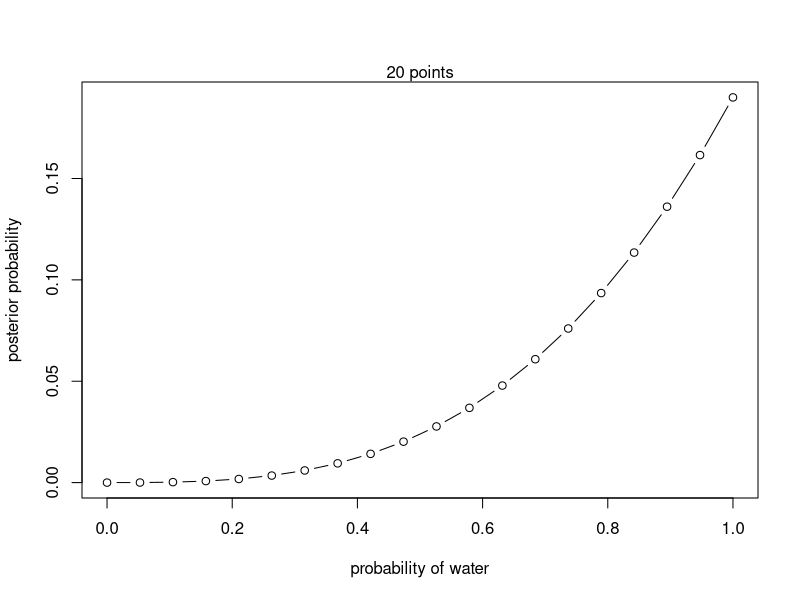
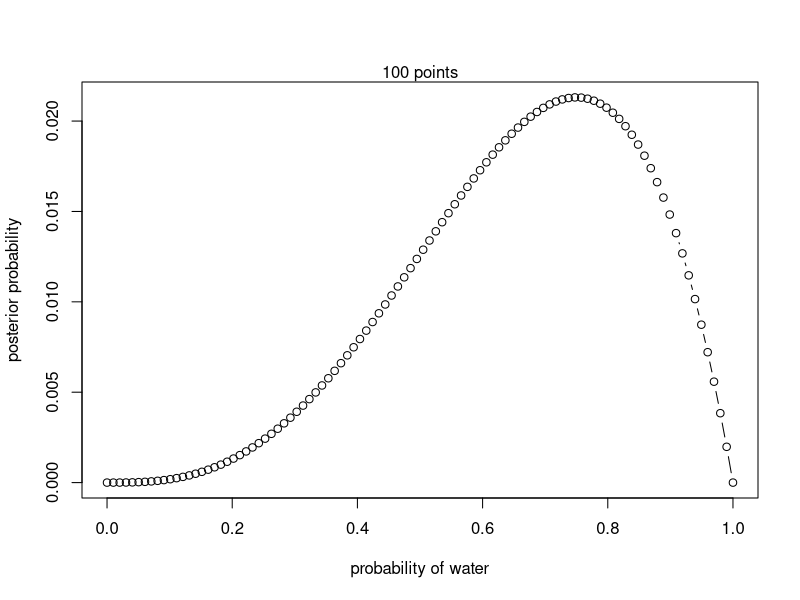
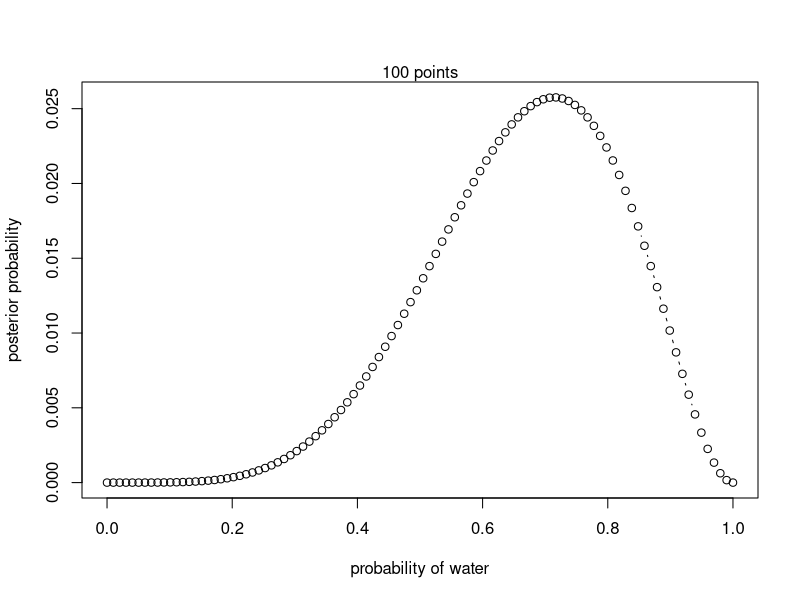
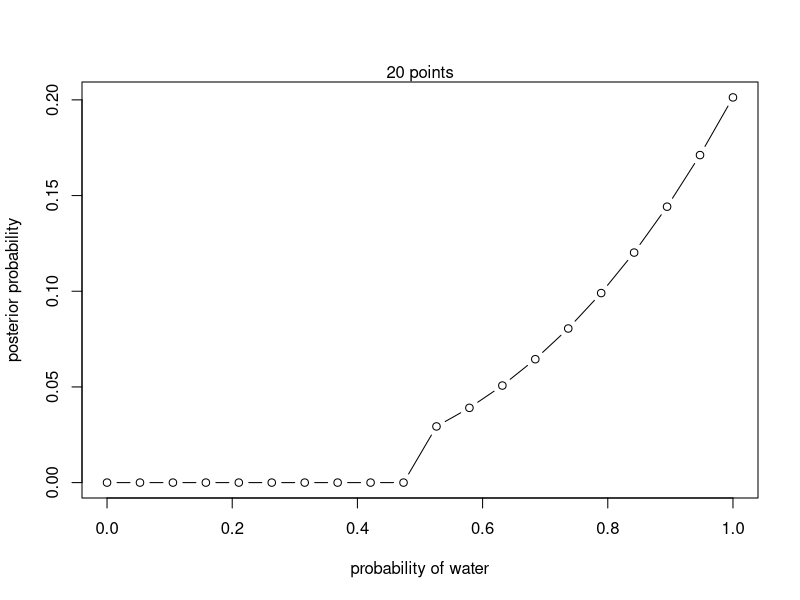
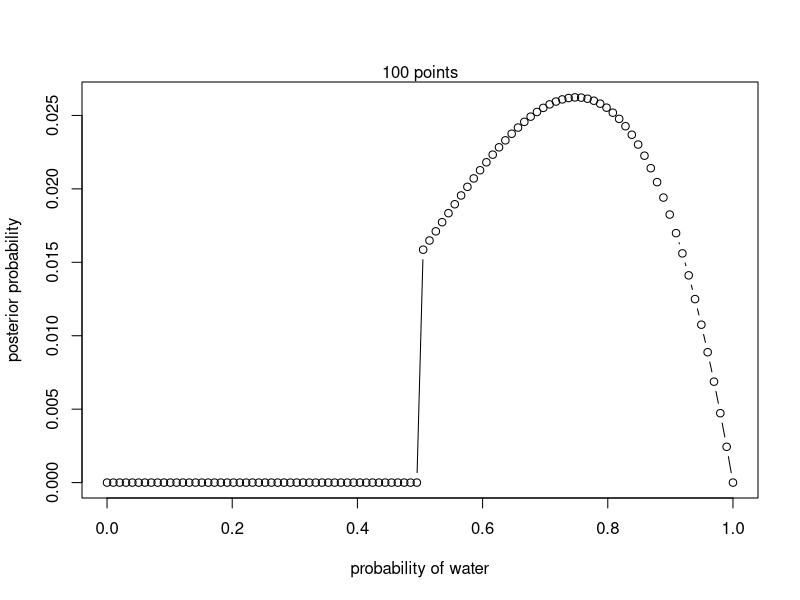
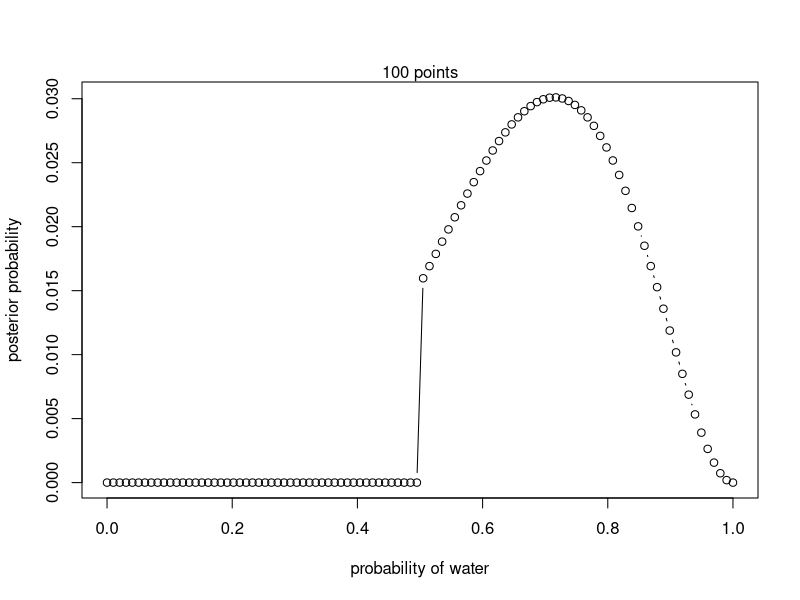

Reproduce these figures in R, in order.
## ---- chunk 1
# define grid
p_grid <- seq(from = 0, to = 1, length.out = 20)

# define prior
prior <- rep(1,20) #flat/uniform

# likelihood at each level of the grid
lh <- dbinom(3, size = 3, prob = p_grid)

# product of likelihood and prior
unstd.posterior <- lh * prior

# standardize the posterior, so it sums to 1
posterior <- unstd.posterior / sum(unstd.posterior)

# plot
plot(p_grid, posterior, type = 'b',
     xlab = "probability of water",
     ylab = "posterior probability")
mtext("20 points")
## ---- chunk 2

#nr of points for the grid
gridPoints = 100

# define grid
p_grid <- seq(from = 0, to = 1, length.out = gridPoints)

# define prior
prior <- rep(1,gridPoints) #flat/uniform

# likelihood at each level of the grid
lh <- dbinom(3, size = 4, prob = p_grid)

# product of likelihood and prior
unstd.posterior <- lh * prior

# standardize the posterior, so it sums to 1
posterior <- unstd.posterior / sum(unstd.posterior)

# plot
plot(p_grid, posterior, type = 'b',
     xlab = "probability of water",
     ylab = "posterior probability")

mtext(paste(toString(gridPoints),"points"))
## ---- chunk 3
#nr of points for the grid
gridPoints = 100

# define grid
p_grid <- seq(from = 0, to = 1, length.out = gridPoints)

# define prior
prior <- rep(1,gridPoints) #flat/uniform

# likelihood at each level of the grid
lh <- dbinom(5, size = 7, prob = p_grid)

# product of likelihood and prior
unstd.posterior <- lh * prior

# standardize the posterior, so it sums to 1
posterior <- unstd.posterior / sum(unstd.posterior)

# plot
plot(p_grid, posterior, type = 'b',
     xlab = "probability of water",
     ylab = "posterior probability")

mtext(paste(toString(gridPoints),"points"))
## ---- chunk 4
# define grid
p_grid <- seq(from = 0, to = 1, length.out = 20)

# define prior
prior <- rep(1,20) #flat/uniform
prior <- ifelse(p_grid<0.5, 0, 15) # p < 0.5 = 0. The prior is chosen so that values of p(W) < 0.5 are excluded 
                                  # from the posterior (i.e. no way that less than 0.5 of the globe is water)

# likelihood at each level of the grid
lh <- dbinom(3, size = 3, prob = p_grid)

# product of likelihood and prior
unstd.posterior <- lh * prior

# standardize the posterior, so it sums to 1
posterior <- unstd.posterior / sum(unstd.posterior)

# plot
plot(p_grid, posterior, type = 'b',
     xlab = "probability of water",
     ylab = "posterior probability")
mtext("20 points")
## ---- chunk 5

#nr of points for the grid
gridPoints = 100

# define grid
p_grid <- seq(from = 0, to = 1, length.out = gridPoints)

# define prior
prior <- rep(1,gridPoints) #flat/uniform
prior <- ifelse(p_grid<0.5, 0, 15)

# likelihood at each level of the grid
lh <- dbinom(3, size = 4, prob = p_grid)

# product of likelihood and prior
unstd.posterior <- lh * prior

# standardize the posterior, so it sums to 1
posterior <- unstd.posterior / sum(unstd.posterior)

# plot
plot(p_grid, posterior, type = 'b',
     xlab = "probability of water",
     ylab = "posterior probability")

mtext(paste(toString(gridPoints),"points"))
## ---- chunk 6
#nr of points for the grid
gridPoints = 100

# define grid
p_grid <- seq(from = 0, to = 1, length.out = gridPoints)

# define prior
prior <- rep(1,gridPoints) #flat/uniform
prior <- ifelse(p_grid<0.5, 0, 15)

# likelihood at each level of the grid
lh <- dbinom(5, size = 7, prob = p_grid)

# Product of likelihood and prior
unstd.posterior <- lh * prior

# standardize the posterior, so it sums to 1
posterior <- unstd.posterior / sum(unstd.posterior)

# plot
plot(p_grid, posterior, type = 'b',
     xlab = "probability of water",
     ylab = "posterior probability")

mtext(paste(toString(gridPoints),"points"))
## ---- chunk 7

# Probability of land on Earth and Mars
p.land_Earth <- 0.3
p.land_Mars <- 1

# Prior probabily of globe toss being Earth, Mars
p.Earth <- 0.5
p.Mars <- 0.5

# Probability of toss being land (i.e. Average Likelihood/Probability)
p.land <- p.land_Earth * p.Earth + p.land_Mars * p.Mars

# Posterior probability that the globe was the Earth, conditional on seeing “land”
p.Earth_land <- (p.land_Earth * p.Earth) / p.land

p.Earth_land

## ---- chunk 8

# Prior probabily of globe toss being Earth, Mars
globe_prior <- c(0.5, 0.5)

# Likelihood of Land
land_lh <- c(0.3, 1)

# Unstandardized posterior
unstd.posterior <- land_lh * globe_prior

# Posterior distribution
posterior <- unstd.posterior / sum(unstd.posterior)

## ---- chunk 9

# Count the number of ways each card could produce the data (i.e. black side facing up)
card.1.ways <- 2
card.2.ways <- 1
card.3.ways <- 0

# Compute plausibility/probability of each card
card.1.p <- card.1.ways/(card.1.ways + card.2.ways + card.3.ways)
card.2.p <- card.2.ways/(card.1.ways + card.2.ways + card.3.ways)
card.3.p <- card.3.ways/(card.1.ways + card.2.ways + card.3.ways)

# The probability that the other side is also black = probability of card 1 (as it's the only one with 2 black faces)


# Shorter solution in the same vain
ways <- c(2,1,0)
plau <- ways/sum(ways)
plau[1]
## ---- chunk 10
card.1.likelihood <- 2
card.2.likelihood <- 1
card.3.likelihood <- 0
likelihood <- c(card.1.likelihood, card.2.likelihood, card.3.likelihood)
prior <- rep(x = 1, length = length(likelihood))
unstandardized.posterior <- prior * likelihood
posterior <- unstandardized.posterior / sum(unstandardized.posterior)
## ---- chunk 11

# Count the number of ways each card could produce the data (i.e. black side facing up)
card.1.ways <- 2
card.2.ways <- 1
card.3.ways <- 0
card.4.ways <- 2

# Compute plausibility/probability of each card
card.1.p <- card.1.ways/(card.1.ways + card.2.ways + card.3.ways + card.4.ways)
card.2.p <- card.2.ways/(card.1.ways + card.2.ways + card.3.ways + card.4.ways)
card.3.p <- card.3.ways/(card.1.ways + card.2.ways + card.3.ways + card.4.ways)
card.4.p <- card.4.ways/(card.1.ways + card.2.ways + card.3.ways + card.4.ways)

card.1.p + card.4.p

# The probability that the other side is also black = probability of card 1 + the probability of card 4 
# As these two have black on the other side as well


# Shorter solution in the same vain
ways <- c(2,1,0,2)
plau <- ways/sum(ways)
plau[1] + plau[4]
## ---- chunk 12
card.1.likelihood <- 2
card.2.likelihood <- 1
card.3.likelihood <- 0
card.4.likelihood <- 2
likelihood <- c(card.1.likelihood, card.2.likelihood, card.3.likelihood, card.4.likelihood)
prior <- rep(x = 1, length = length(likelihood))
unstandardized.posterior <- prior * likelihood
posterior <- unstandardized.posterior / sum(unstandardized.posterior)

# the probability the other size is black is equal to the probability that we've drawn card 1 or 4
posterior[1] + posterior[4]

## ---- chunk 13
rm(list = ls())
# Previous counts - number of ways each card could produce the data (i.e. black side facing up)
card.1.ways <- 2
card.2.ways <- 1
card.3.ways <- 0

# Ways to draw each card
card.1.lh <- 1
card.2.lh <- 2
card.3.lh <- 3

# New counts
card.1.newWays <- card.1.ways * card.1.lh
card.2.newWays <- card.2.ways * card.2.lh
card.3.newWays <- card.3.ways * card.3.lh

# Sum of products
waysTotal <- card.1.newWays + card.2.newWays + card.3.newWays

# Compute plausibility/probability of each card
card.1.p <- card.1.newWays/waysTotal
card.2.p <- card.2.newWays/waysTotal
card.3.p <- card.3.newWays/waysTotal

# The probability that the other side is also black = probability of card 1 (as it's the only one with 2 black faces)

card.1.p

# Shorter solution in the same vain
ways <- c(2,1,0)
lh <- c(1,2,3)
newWays <- ways * lh
plau <- newWays/sum(newWays)
plau[1]


## ---- chunk 14
card.1.2.likelihood <- 2 # 2x1
card.2.1.likelihood <- 0 # 1x0
card.1.3.likelihood <- 4 # 2x2
card.3.1.likelihood <- 0 # 0x2
card.2.3.likelihood <- 2 # 1x2
card.3.2.likelihood <- 0 # 0x1

likelihood <- c(card.1.2.likelihood, card.2.1.likelihood, card.1.3.likelihood, card.3.1.likelihood, card.2.3.likelihood, card.3.2.likelihood)
prior <- rep(x = 1, length = length(likelihood))
unstandardized.posterior <- prior * likelihood
posterior <- unstandardized.posterior / sum(unstandardized.posterior)

# the probability that the other side of the first card is black is equal to the probability that the first card is card 1,
# which equals the probability that the sequence we've chosen is either (1, 2), or (1, 3)
posterior[1] + posterior[3] == .75


## ---- chunk 15
# (Prior) probability of each species 
p.A <- 0.5
p.B <- 0.5

# Probability of having twins
p.twins.A <- 0.1
p.twins.B <- 0.2

# Probability of observing twins; Average probability (i.e. marginal likelihood)
p.twins <- p.twins.A * p.A + p.twins.B * p.B

# Probability of species A given twins
p.A.twins <- (p.twins.A * p.A)/p.twins

# Probability of species B given twins
p.B.twins <- (p.twins.B * p.B)/p.twins

# Probability of observing twins given the first birth was twins
p.twins.twins <- p.A.twins * p.twins.A + p.B.twins * p.twins.B

## ---- chunk 16
# First birth
#########################################

# Prior for each species
species.prior <- c(0.5, 0.5)

# Likelihood (twinRatein each species)
twins.lh <- c(0.1, 0.2)

# Posterior (1st birth twins)
twins.unstd.posterior <- twins.lh * species.prior
twins.posterior <- twins.unstd.posterior/sum(twins.unstd.posterior)

# Second birth
#########################################

# Prior
twins.twins.prior <- twins.posterior

# Likelihood
twins.twins.lh <- twins.lh # Shoule be the same likelihood as the observations should be independent?

# Posterior
unstd.posterior <- twins.twins.lh * twins.twins.prior
# (.1, .2) * (.33, .66)

# The probability of the second birth being twins, given that the first birth was twins
twins.twins.prob <- unstd.posterior[1] + unstd.posterior[2]
# = probability of observing twins|twins in species A + -||- in species B
# No need to standardize for this as the original values you were working with we're already standardized

# Probability of species A v B given two consecutive twin births
twins.twins.posterior <- unstd.posterior / sum(unstd.posterior)

## ---- chunk 17

# (Prior) probability of each species 
p.A <- 0.5
p.B <- 0.5

# Probability of having twins
p.twins.A <- 0.1
p.twins.B <- 0.2

# Probability of observing twins; Average probability (i.e. marginal likelihood)
p.twins <- p.twins.A * p.A + p.twins.B * p.B

# Probability of species A given twins
p.A.twins <- (p.twins.A * p.A)/p.twins

p.A.twins


## ---- chunk 18

####### First Birth - Twins
#####################################################

# (Prior) probability of each species 
p.A <- 0.5
p.B <- 0.5

# Probability of having twins
p.twins.A <- 0.1
p.twins.B <- 0.2

# Probability of observing twins; Average probability (i.e. marginal likelihood)
p.twins <- p.twins.A * p.A + p.twins.B * p.B

# Probability of species A given twins
p.A.twins <- (p.twins.A * p.A)/p.twins

# Probability of species B given twins
p.B.twins <- (p.twins.B * p.B)/p.twins

####### Second birth - Single
#####################################################

# Probability of having singletons
p.single.A <- 0.9
p.single.B <- 0.8

# Probability of observing twins, followed by singleton
p.twins.single <- p.twins.A * p.single.A * p.A + p.twins.B * p.single.B * p.B


# Probability of species A given twins followed by singleton
p.A.twins.single <- (p.twins.A * p.single.A * p.A)/p.twins.single

p.A.twins.single



## ---- chunk 19

# First birth - Twin
#########################################

# Prior for each species
species.prior <- c(0.5, 0.5)

# Likelihood (twinRatein each species)
twins.lh <- c(0.1, 0.2)

# Posterior (1st birth twins)
twins.unstd.posterior <- twins.lh * species.prior
twins.posterior <- twins.unstd.posterior/sum(twins.unstd.posterior)


# Second birth - Single
#########################################

# Use the posterior from Birth1 as prior here
twins.single.prior <- twins.posterior

# Likelihood of a single birth given each species
single.lh <- 1-twins.lh

# Update posterior based on the data (i.e. singleton birth - single.lh)
twins.single.unstd.posterior <- twins.single.prior * single.lh

# Standardize
twins.single.posterior <- twins.single.unstd.posterior / sum(twins.single.unstd.posterior)


## ---- chunk 20
# Prior for each species
species.prior <- c(0.5, 0.5)

# Test accuracy
p.A.positiveA <- 0.8
p.B.positiveA <- 0.2
p.B.positiveB <- 0.65
p.A.positiveB <- 0.35

# Prior
test.prior <- species.prior

# Likelihood
test.lh <- c(p.A.positiveA, p.A.positiveB)

# Posterior
test.unstd.posterior <- test.prior * test.lh
test.posterior <- test.unstd.posterior / sum(test.unstd.posterior)

test.posterior

## ---- chunk 21

# First birth - Twin
#########################################

# Prior for each species
species.prior <- c(0.5, 0.5)

# Likelihood (twinRatein each species)
twins.lh <- c(0.1, 0.2)

# Posterior (1st birth twins)
twins.unstd.posterior <- twins.lh * species.prior
twins.posterior <- twins.unstd.posterior/sum(twins.unstd.posterior)


# Second birth - Single
#########################################

# Use the posterior from Birth1 as prior here
twins.single.prior <- twins.posterior

# Likelihood of a single birth given each species
single.lh <- 1-twins.lh

# Update posterior based on the data (i.e. singleton birth - single.lh)
twins.single.unstd.posterior <- twins.single.prior * single.lh

# Standardize
twins.single.posterior <- twins.single.unstd.posterior / sum(twins.single.unstd.posterior)


# Test accuracy
p.A.positiveA <- 0.8
p.B.positiveA <- 0.2
p.B.positiveB <- 0.65
p.A.positiveB <- 0.35

# Prior
test.prior <- twins.single.posterior

# Likelihood
test.lh <- c(p.A.positiveA, p.A.positiveB)

# Posterior
test.unstd.posterior <- test.prior * test.lh
test.posterior <- test.unstd.posterior / sum(test.unstd.posterior)

test.posterior

# Really weak prior, nothing changes


